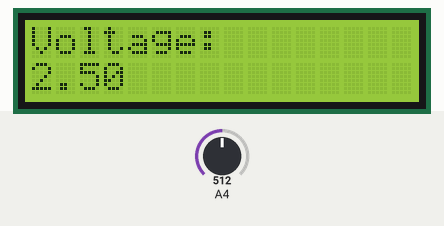
A sketch run on a simulated Arduino Uno, built with avr-gcc and run on an emulated ATmega328P. Parts: 16×2 character LCD. Inputs (shaded band) come from the test bench; at power-on: A4 = 512.

Above: at 1.6 s.
1.7 s: A4 set to 716
At 3.5 s:
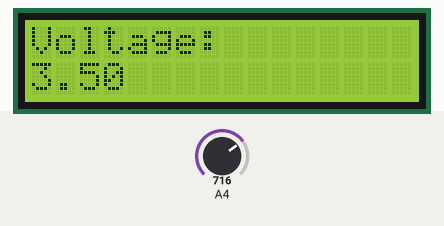
4.5 s: A4 set to 900
At 7.9 s:
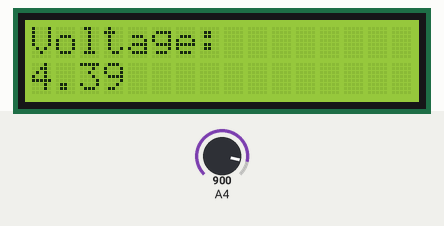
8.5 s: A4 set to 1023
At 12.2 s:
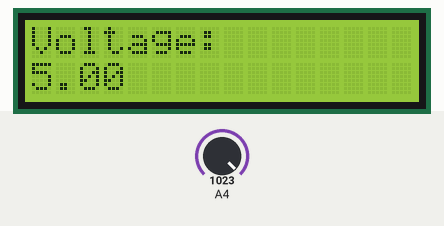
Timing chart, 0 to 13.7 s (numbered marks = the images above; inputs shaded):
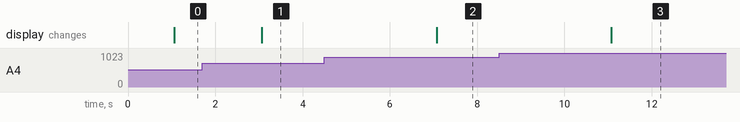

The sketch:

lcd-battery.ino
```cpp
#include <LiquidCrystal.h>

// Initialize LCD interface pins
const int rs = 12, en = 11, d4 = 5, d5 = 4, d6 = 3, d7 = 2;
LiquidCrystal lcd(rs, en, d4, d5, d6, d7);

void setup() {
  pinMode(A4,INPUT);

  // set up the LCD's number of columns and rows:
  lcd.begin(16, 2);

  // Print a message to the LCD.
  lcd.print("Voltage:");
}

void loop() {
  float val = analogRead(A4);

  delay(1000);

  float voltage = (val * 5.0) / 1024.0;

  lcd.setCursor(0, 1);
  lcd.print(voltage);

  delay(1000);
}
```

Measured:
- after the input at 1.7 s, the display: changes after 1.4 s (image 1)
- after the input at 4.5 s, the display: changes after 2.6 s (image 2)
- after the input at 8.5 s, the display: changes after 2.6 s (image 3)
